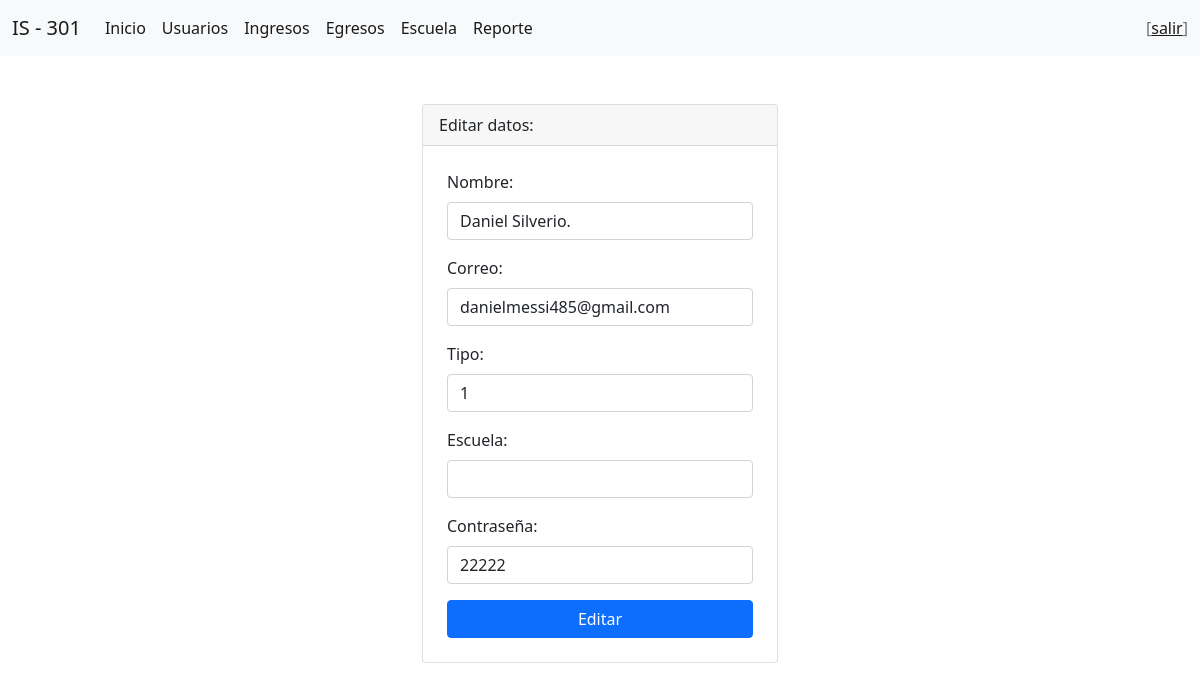
Screenshot of /usuario/editarUsuario.php?id=3 with the database file from the repository.
### tables this page shows
CREATE TABLE `usuario` (
  `id_usuario` int(11) NOT NULL,
  `nombre` varchar(100) NOT NULL,
  `correo` varchar(100) NOT NULL,
  `tipo_usuario` varchar(11) NOT NULL,
  `password` varchar(15) DEFAULT NULL,
  `id_escuela` int(11) DEFAULT NULL,
  `estado` int(11) DEFAULT NULL
);

### usuario/editarUsuario.php (the view, shortened to what this page needs)
<?php include '../template/header.php' ?>
<?php
    include_once '../model/db.php';
    $codigo = $_GET['id'];
    $sentencia = $bd->prepare("select * from usuario where id_usuario = ?;");
    $sentencia->execute([$codigo]);
    $usuario = $sentencia->fetch(PDO::FETCH_OBJ);
?>
<div class="container mt-5">
    <div class="row justify-content-center">
        <div class="col-md-4">
            <div class="card">
                <div class="card-header">
                    Editar datos:
                </div>
                <form class="p-4" method="POST" action="editarProceso.php">
                    <div class="mb-3">
                        <label class="form-label">Nombre: </label>
                        <input type="text" class="form-control" name="txtNombre" required
                        value="<?php echo $usuario->nombre; ?>">
                    </div>
                    <div class="mb-3">
                        <label class="form-label">Correo: </label>
                        <input type="text" class="form-control" name="txtCorreo" autofocus required
                        value="<?php echo $usuario->correo; ?>">
                    </div>
                    <div class="mb-3">
                        <label class="form-label">Tipo: </label>
                        <input type="text" class="form-control" name="txtTipo" autofocus required
                        value="<?php echo $usuario->tipo_usuario; ?>">
                    </div>
                    <div class="mb-3">
                        <label  class="form-label">Escuela:</label>
                        <input type="text" class="form-control" name="txtEscuela" autofocus require>
                    </div>
                    <div class="mb-3">
                        <label class="form-label">Contraseña: </label>
                        <input type="text" class="form-control" name="txtPassword" autofocus required
                        value="<?php echo $usuario->password; ?>">
                    </div>
                    <div class="d-grid">
                        <input type="submit" class="btn btn-primary" value="Editar">
                    </div>
                </form>
            </div>
        </div>
    </div>
</div>
<?php include '../template/footer.php' ?>

### rows the page displays
usuario: txtNombre "Daniel Silverio.", txtCorreo "danielmessi485@gmail.com", txtTipo "1", txtPassword "22222"
